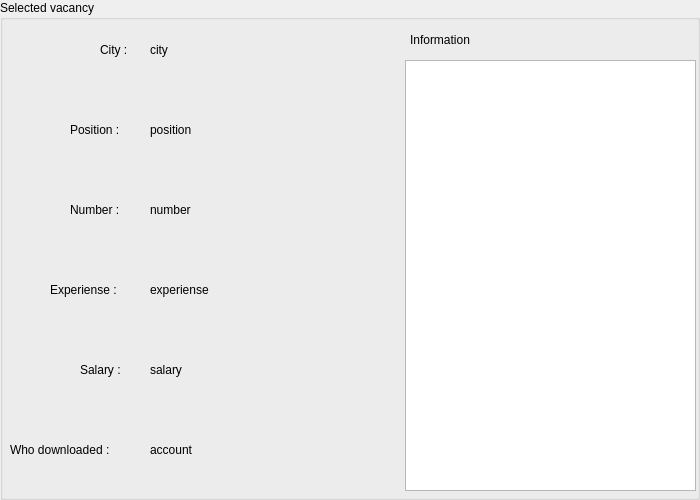
<?xml version="1.0" encoding="UTF-8"?>
<ui version="4.0">
 <class>VacancyViewWindow</class>
 <widget class="QDialog" name="VacancyViewWindow">
  <property name="geometry">
   <rect>
    <x>0</x>
    <y>0</y>
    <width>700</width>
    <height>500</height>
   </rect>
  </property>
  <property name="windowTitle">
   <string>Dialog</string>
  </property>
  <widget class="QGroupBox" name="groupBox">
   <property name="geometry">
    <rect>
     <x>0</x>
     <y>0</y>
     <width>700</width>
     <height>500</height>
    </rect>
   </property>
   <property name="title">
    <string>Selected vacancy</string>
   </property>
   <widget class="QTextBrowser" name="information_textBrowser">
    <property name="geometry">
     <rect>
      <x>405</x>
      <y>60</y>
      <width>291</width>
      <height>431</height>
     </rect>
    </property>
   </widget>
   <widget class="QLabel" name="label">
    <property name="geometry">
     <rect>
      <x>410</x>
      <y>30</y>
      <width>101</width>
      <height>20</height>
     </rect>
    </property>
    <property name="text">
     <string>Information</string>
    </property>
   </widget>
   <widget class="QLabel" name="label_2">
    <property name="geometry">
     <rect>
      <x>100</x>
      <y>40</y>
      <width>41</width>
      <height>20</height>
     </rect>
    </property>
    <property name="text">
     <string>City :</string>
    </property>
   </widget>
   <widget class="QLabel" name="label_city">
    <property name="geometry">
     <rect>
      <x>150</x>
      <y>40</y>
      <width>241</width>
      <height>20</height>
     </rect>
    </property>
    <property name="text">
     <string>city</string>
    </property>
   </widget>
   <widget class="QLabel" name="label_3">
    <property name="geometry">
     <rect>
      <x>70</x>
      <y>120</y>
      <width>63</width>
      <height>20</height>
     </rect>
    </property>
    <property name="text">
     <string>Position :</string>
    </property>
   </widget>
   <widget class="QLabel" name="label_position">
    <property name="geometry">
     <rect>
      <x>150</x>
      <y>120</y>
      <width>241</width>
      <height>20</height>
     </rect>
    </property>
    <property name="text">
     <string>position</string>
    </property>
   </widget>
   <widget class="QLabel" name="label_number">
    <property name="geometry">
     <rect>
      <x>150</x>
      <y>200</y>
      <width>231</width>
      <height>20</height>
     </rect>
    </property>
    <property name="text">
     <string>number</string>
    </property>
   </widget>
   <widget class="QLabel" name="label_experiense">
    <property name="geometry">
     <rect>
      <x>150</x>
      <y>280</y>
      <width>251</width>
      <height>20</height>
     </rect>
    </property>
    <property name="text">
     <string>experiense</string>
    </property>
   </widget>
   <widget class="QLabel" name="label_salary">
    <property name="geometry">
     <rect>
      <x>150</x>
      <y>360</y>
      <width>251</width>
      <height>20</height>
     </rect>
    </property>
    <property name="text">
     <string>salary</string>
    </property>
   </widget>
   <widget class="QLabel" name="label_account">
    <property name="geometry">
     <rect>
      <x>150</x>
      <y>440</y>
      <width>251</width>
      <height>20</height>
     </rect>
    </property>
    <property name="text">
     <string>account</string>
    </property>
   </widget>
   <widget class="QLabel" name="label_4">
    <property name="geometry">
     <rect>
      <x>70</x>
      <y>200</y>
      <width>63</width>
      <height>20</height>
     </rect>
    </property>
    <property name="text">
     <string>Number :</string>
    </property>
   </widget>
   <widget class="QLabel" name="label_5">
    <property name="geometry">
     <rect>
      <x>50</x>
      <y>280</y>
      <width>81</width>
      <height>20</height>
     </rect>
    </property>
    <property name="text">
     <string>Experiense :</string>
    </property>
   </widget>
   <widget class="QLabel" name="label_6">
    <property name="geometry">
     <rect>
      <x>80</x>
      <y>360</y>
      <width>51</width>
      <height>20</height>
     </rect>
    </property>
    <property name="text">
     <string>Salary :</string>
    </property>
   </widget>
   <widget class="QLabel" name="label_7">
    <property name="geometry">
     <rect>
      <x>10</x>
      <y>440</y>
      <width>131</width>
      <height>20</height>
     </rect>
    </property>
    <property name="text">
     <string>Who downloaded :</string>
    </property>
   </widget>
  </widget>
 </widget>
 <resources/>
 <connections/>
</ui>
